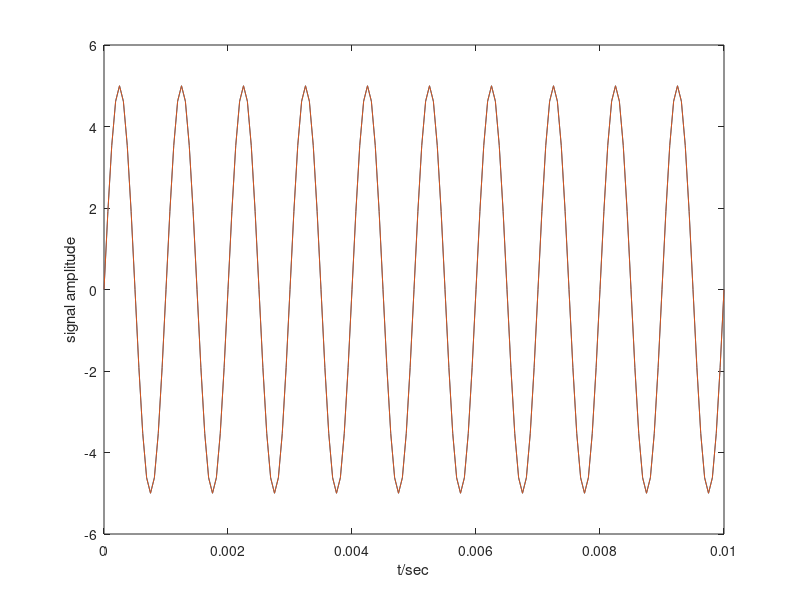
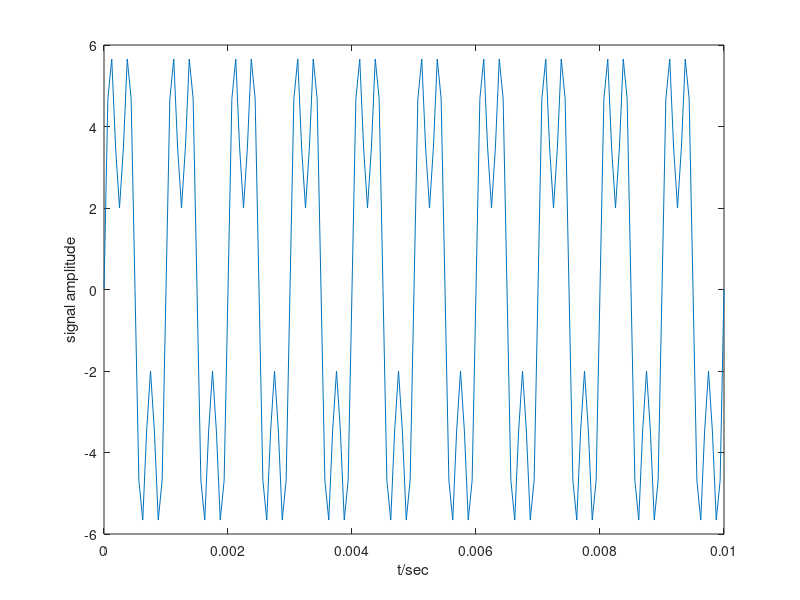
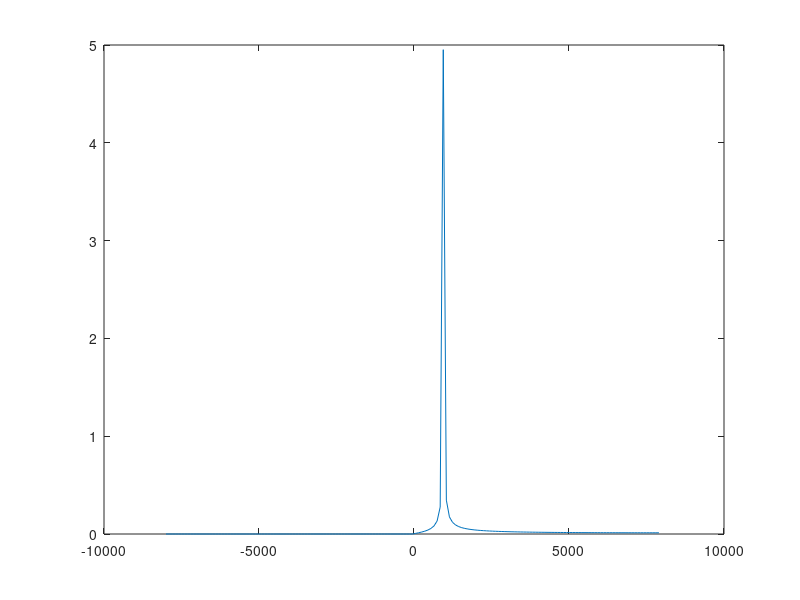
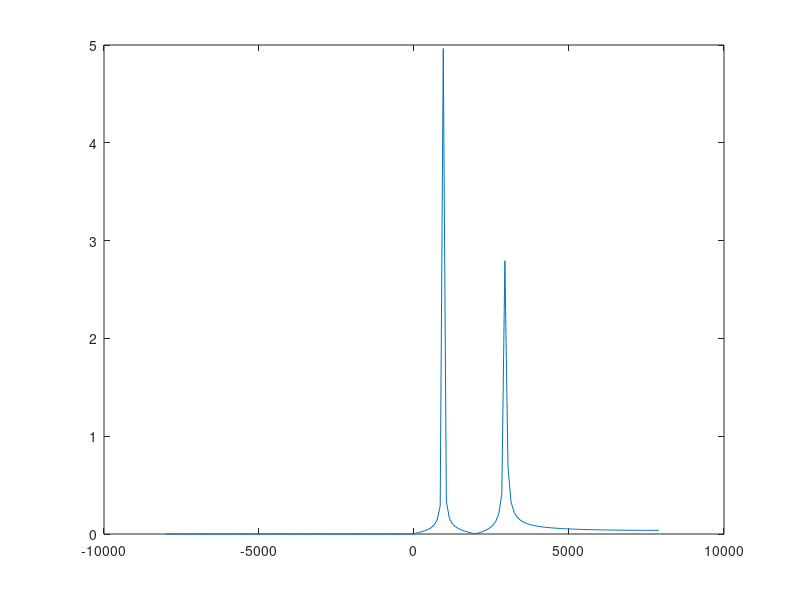

The MATLAB source for these figures, in order:
   
clear;
clc;
f1=1000;
f2=3000;
A1=5;
A2=3;
fs=16000;
t=0:1/fs:0.01;
y1=A1*sin(2*pi*f1*t);
y2=A2*sin(2*pi*f2*t);
y3=y1+y2;

%sketch the origin signal
figure("Name","origin signal1");
plot(t,y1);hold;
plot(t,y1);hold;
xlabel("t/sec");
ylabel("signal amplitude")

figure("Name","origin signal2");
plot(t,y3);hold;
xlabel("t/sec");
ylabel("signal amplitude")

%Apply Fast Fourier transform on y3 and y1
y1f=fft(y1);
y3f=fft(y3);

%Get the length of the artix
N1=length(y1f);
N3=length(y3f);

%Make the plot exchage
fx1 = (-N1/2:N1/2-1)*fs/N1;
y1w=fftshift(abs(y1f)/length(y1f)*2);

fx3 = (-N3/2:N3/2-1)*fs/N3;
y3w=fftshift((abs(y3f))/length(y3f)*2);

%Sketch the frequecy of y1
figure("Name","Frequency domain of y1");
y1w(fx1<1e-5)=0;
plot(fx1,y1w);

%Sketch the frequecy of y3
figure("Name","Frequency domain of y3");
y3w(fx3<1e-5)=0;
plot(fx3,y3w);

